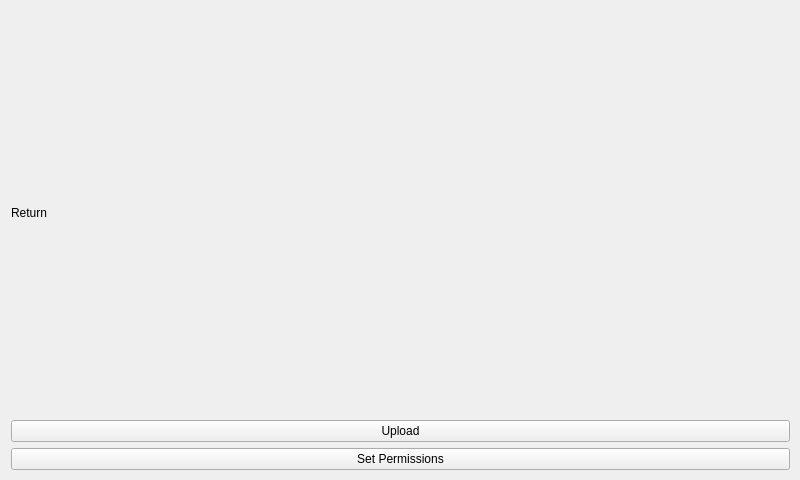
<?xml version="1.0" encoding="UTF-8"?>
<ui version="4.0">
 <class>MainWindow</class>
 <widget class="QMainWindow" name="MainWindow">
  <property name="geometry">
   <rect>
    <x>0</x>
    <y>0</y>
    <width>800</width>
    <height>480</height>
   </rect>
  </property>
  <property name="windowTitle">
   <string>MainWindow</string>
  </property>
  <widget class="QWidget" name="centralWidget">
   <widget class="QWidget" name="verticalLayoutWidget">
    <property name="geometry">
     <rect>
      <x>0</x>
      <y>0</y>
      <width>801</width>
      <height>481</height>
     </rect>
    </property>
    <layout class="QVBoxLayout" name="verticalLayout">
     <item>
      <widget class="QLabel" name="label">
       <property name="text">
        <string>Return</string>
       </property>
      </widget>
     </item>
     <item>
      <widget class="QPushButton" name="pushButton">
       <property name="text">
        <string>Upload</string>
       </property>
      </widget>
     </item>
     <item>
      <widget class="QPushButton" name="pushButton_2">
       <property name="text">
        <string>Set Permissions</string>
       </property>
      </widget>
     </item>
    </layout>
   </widget>
  </widget>
 </widget>
 <layoutdefault spacing="6" margin="11"/>
 <resources/>
 <connections/>
</ui>
